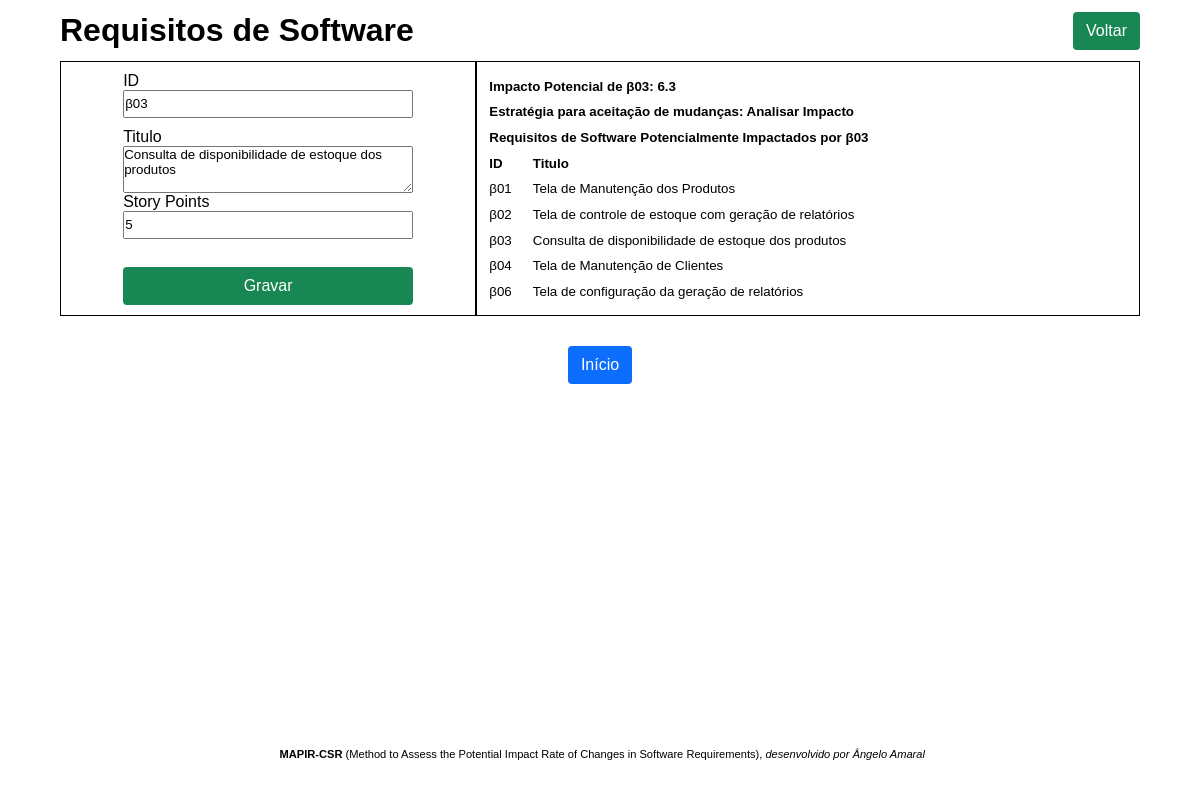
/src/pages/software/edit.php?id=β03, run on the app's committed database.
### tables this page shows
CREATE TABLE IF NOT EXISTS `m_requisito_software` (
  `ID_Req_Sw` varchar(6) NOT NULL,
  `Titulo` varchar(255) DEFAULT NULL,
  `story_points` int(11) NOT NULL DEFAULT 0,
  PRIMARY KEY (`ID_Req_Sw`)
);

### src/database/software.php (called while the page is built, shortened)
<?php
function findImpactoReqSwDb($conn, $id) {
    $id = mysqli_real_escape_string($conn, $id);
	$sql = "SELECT Round((a.story_points + (Select sum(e.story_points) From m_requisito_software_sistema b INNER JOIN m_requisito_sistema c on c.ID_Req_Sis = b.ID_Req_Sis INNER JOIN m_requisito_software_sistema d on d.ID_Req_Sis = c.ID_Req_Sis INNER JOIN m_requisito_software e ON e.ID_Req_Sw = d.ID_Req_Sw and e.ID_Req_Sw <> a.ID_Req_Sw where b.ID_Req_Sw = a.ID_Req_Sw)) / (select COUNT(ID_Req_Sw) from m_requisito_software), 1) as impacto_potencial FROM m_requisito_software a where a.ID_Req_Sw = ?";
	$stmt = mysqli_stmt_init($conn);
	if(!mysqli_stmt_prepare($stmt, $sql))
		exit('SQL error');
	mysqli_stmt_bind_param($stmt, 's', $id);
	mysqli_stmt_execute($stmt);
	$ImpactoReqSw = mysqli_fetch_assoc(mysqli_stmt_get_result($stmt));
	return $ImpactoReqSw;
}
function findReqSwDb($conn, $id) {
    $id = mysqli_real_escape_string($conn, $id);
	$sql = "SELECT * FROM m_requisito_software WHERE ID_Req_Sw = ?";
	$stmt = mysqli_stmt_init($conn);
	if(!mysqli_stmt_prepare($stmt, $sql))
		exit('SQL error');
	mysqli_stmt_bind_param($stmt, 's', $id);
	mysqli_stmt_execute($stmt);
	$ReqSw = mysqli_fetch_assoc(mysqli_stmt_get_result($stmt));
	return $ReqSw;
}
function findReqSwRelDb($conn, $id) {
    $id = mysqli_real_escape_string($conn, $id);
    $ReqSwRel = [];
	$sql = "SELECT DISTINCT d.ID_Req_Sw, d.Titulo FROM m_requisito_software as a INNER JOIN m_requisito_software_sistema as b ON b.ID_Req_Sw = a.ID_Req_Sw INNER JOIN m_requisito_software_sistema as c	ON c.ID_Req_Sis = b.ID_Req_Sis INNER JOIN m_requisito_software as d	ON d.ID_Req_Sw = c.ID_Req_Sw WHERE a.ID_Req_Sw = ? ORDER BY d.ID_Req_Sw";
	$stmt = mysqli_stmt_init($conn);
	if(!mysqli_stmt_prepare($stmt, $sql))
		exit('SQL error');
	mysqli_stmt_bind_param($stmt, 's', $id);
	mysqli_stmt_execute($stmt);
	$result = mysqli_stmt_get_result($stmt);
	$result_check = mysqli_num_rows($result);
	if($result_check > 0)
		$ReqSwRel = mysqli_fetch_all($result, MYSQLI_ASSOC);
	return $ReqSwRel;
}

### src/actions/software.php (called while the page is built, shortened)
<?php
require_once '../../database/software.php';
function findReqSwAction($conn, $id) {
	return findReqSwDb($conn, $id);
}
function findImpactoReqSwAction($conn, $id) {
	return findImpactoReqSwDb($conn, $id);
}
function findReqSwRelAction($conn, $id) {
	return findReqSwRelDb($conn, $id);
}

### src/pages/software/edit.php (the view, shortened to what this page needs)
<?php
require_once '../../../config.php';
require_once '../../actions/software.php';
require_once '../partials/header.php';
$req = findReqSwAction($conn, $_GET['id']);
$reqRel = findReqSwRelAction($conn, $_GET['id']);
$reqImpacto = findImpactoReqSwAction($conn, $_GET['id']);
?>
<div class="container">
	<div class="row">
        <a href="../../pages/software/read.php"><h1>Requisitos de Software</h1></a>
        <a class="btn btn-success text-white" href="../../pages/software/read.php">Voltar</a>
    </div>
    <div class="row flex-center">
        <div class="form-div">
            <form class="form" action="../../pages/software/edit.php" method="POST">
                <label>ID</label>
                <input type="text" name="ID_Req_Sw" value="<?=htmlspecialchars($req['ID_Req_Sw'])?>" size="6" maxlength="6" required/>
                <label>Titulo</label>
                <textarea name="Titulo" rows="3" cols="50" maxlength="255"  required><?=htmlspecialchars($req['Titulo'])?></textarea>
                <label>Story Points</label>
                <input type="number" name="Story Points" value="<?=htmlspecialchars($req['story_points'])?>" size="2" min="1" max="21" required/><br>
                <button class="btn btn-success text-white" type="submit">Gravar</button>
            </form>
        </div>
		<table class="table-users" <?php if(count($reqRel)==0) echo "hidden";?>>
			<tr>
				<td class="cell" colspan="2">
					<small><b>Impacto Potencial de <?=htmlspecialchars($req['ID_Req_Sw'])?>: <?=htmlspecialchars($reqImpacto['impacto_potencial'])?></b></small>
				</td>
			</tr>
			<tr>
				<?php
				if($reqImpacto['impacto_potencial'] > 8) {
					$cor='text-error';
					$estrategia='Recusar';
				} else if($reqImpacto['impacto_potencial'] < 3) {
					$cor='text-success';
					$estrategia='Aceitar';
				}else{
					$cor='cell';
					$estrategia='Analisar Impacto';
				}?>
				<td class="<?=$cor?>" colspan="2">
					<small><b>Estratégia para aceitação de mudanças: <?=$estrategia?></b></small>
				</td>
			</tr>
			<tr>
				<td class="cell" colspan="2">
					<small><b>Requisitos de Software Potencialmente Impactados por <?=htmlspecialchars($req['ID_Req_Sw'])?></b></small>
				</td>
			</tr>
			<tr>
				<th align="left"><small>ID</small></th>
				<th align="left"><small>Titulo</small></th>
			</tr>
			<?php foreach($reqRel as $rowRel): ?>
			<tr>
				<td class="cell"><small><?=htmlspecialchars($rowRel['ID_Req_Sw'])?></small></td>
				<td class="cell"><small><?=htmlspecialchars($rowRel['Titulo'])?></small></td>
			</tr>
			<?php endforeach; ?>
		</table>
    </div>
</div>
<?php require_once '../partials/footer.php'; ?>

### css/style.css (style rules this page uses)
* { margin: 0px; padding: 0px; font-family: Arial, Helvetica, sans-serif; color: #000; }
a { text-decoration: none; }
.table-users, .form-div { border: solid 1px; margin-top: 1%; padding: 10px; }
.table-users { width: 100%; }
.form-div { width: 650px; display: flex; justify-content: center; }
.table-users tbody tr th { text-align: left; }
.row { display: flex; justify-content: space-between; align-content: center; }
.flex-center { justify-content: center; }
.container { padding-left: 5%; padding-right: 5%; padding-top: 1%; padding-bottom: 1%; }
.form { width: 290px; display: flex; flex-direction: column; }
.form input { height: 24px; margin-bottom: 10px; }
.btn { display: inline-block; font-weight: 400; line-height: 1.5; text-align: center; text-decoration: none; vertical-align: middle; cursor: pointer; border: 1px solid transparent; padding: .375rem .75rem; font-size: 1rem; border-radius: .25rem; }
.btn-success { background-color: #198754; }
.text-white { color: #FFF; }

### data on the page
m_requisito_software: ID_Req_Sw "β03", Titulo "Consulta de disponibilidade de estoque dos produtos", story_points "5"
m_requisito_software: ID_Req_Sw "β01", Titulo "Tela de Manutenção dos Produtos"
m_requisito_software: ID_Req_Sw "β02", Titulo "Tela de controle de estoque com geração de relatórios"
m_requisito_software: ID_Req_Sw "β04", Titulo "Tela de Manutenção de Clientes"
m_requisito_software: ID_Req_Sw "β06", Titulo "Tela de configuração da geração de relatórios"

### other printed values
$reqImpacto['impacto_potencial'] "6.3"
$estrategia "Analisar Impacto"
